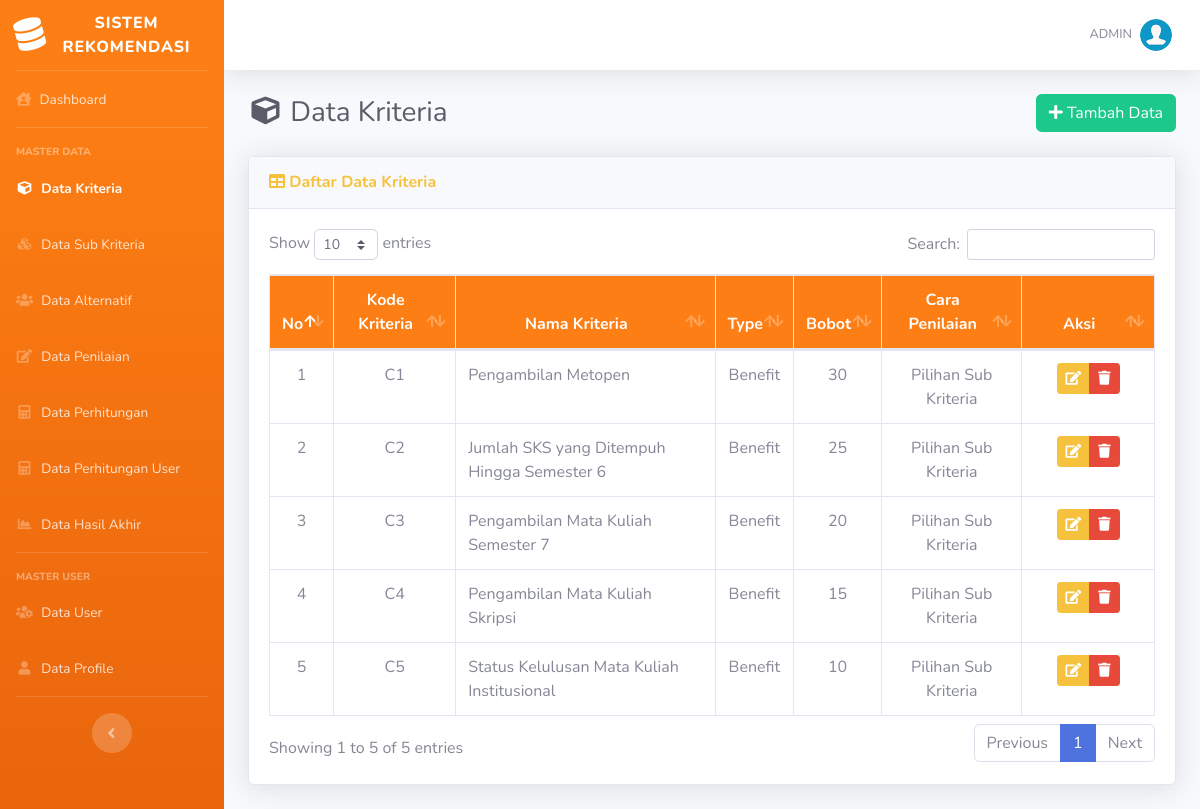
The app's page /list-kriteria.php (signed in) with its own data.
### tables this page shows
CREATE TABLE `kriteria` (
  `id_kriteria` int(11) NOT NULL,
  `kode_kriteria` varchar(10) NOT NULL,
  `nama` varchar(200) NOT NULL,
  `type` enum('Benefit','Cost') NOT NULL,
  `bobot` float NOT NULL,
  `ada_pilihan` tinyint(1) DEFAULT NULL
);

### list-kriteria.php (the view, shortened to what this page needs)
<?php
require_once('includes/init.php');
require_once('template/header.php');
?>
<div class="d-sm-flex align-items-center justify-content-between mb-4">
    <h1 class="h3 mb-0 text-gray-800"><i class="fas fa-fw fa-cube"></i> Data Kriteria</h1>
    <a href="tambah-kriteria.php" class="btn btn-success"> <i class="fa fa-plus"></i> Tambah Data </a>
</div>
<div class="card shadow mb-4">
    <div class="card-header py-3">
        <h6 class="m-0 font-weight-bold text-warning"><i class="fa fa-table"></i> Daftar Data Kriteria</h6>
    </div>
    <div class="card-body">
		<div class="table-responsive">
			<table class="table table-bordered" id="dataTable" width="100%" cellspacing="0">
				<thead class="bg-orange text-white">
					<tr align="center">
						<th>No</th>
						<th>Kode Kriteria</th>
						<th>Nama Kriteria</th>
						<th>Type</th>
						<th>Bobot</th>
						<th>Cara Penilaian</th>
						<th width="15%">Aksi</th>
					</tr>
				</thead>
				<tbody>
				<?php
				$no = 1;
				$query = mysqli_query($koneksi,"SELECT * FROM kriteria ORDER BY kode_kriteria ASC");
				while($data = mysqli_fetch_array($query)):
				?>
					<tr align="center">
						<td><?php echo $no; ?></td>
						<td><?php echo $data['kode_kriteria']; ?></td>
						<td align="left"><?php echo $data['nama']; ?></td>
						<td><?php echo $data['type']; ?></td>
						<td><?php echo $data['bobot']; ?></td>
						<td><?php echo ($data['ada_pilihan']) ? 'Pilihan Sub Kriteria': 'Input Langsung'; ?></td>
						<td>
							<div class="btn-group" role="group">
								<a data-toggle="tooltip" data-placement="bottom" title="Edit Data" href="edit-kriteria.php?id=<?php echo $data['id_kriteria']; ?>" class="btn btn-warning btn-sm"><i class="fa fa-edit"></i></a>
								<a  data-toggle="tooltip" data-placement="bottom" title="Hapus Data" href="hapus-kriteria.php?id=<?php echo $data['id_kriteria']; ?>" onclick="return confirm ('Apakah anda yakin untuk meghapus data ini')" class="btn btn-danger btn-sm"><i class="fa fa-trash"></i></a>
							</div>
						</td>
					</tr>
					<?php
					$no++;
					endwhile; ?>
				</tbody>
			</table>
		</div>
	</div>
</div>
<?php
require_once('template/footer.php');
?>

### assets/css/style.css (style rules this page uses)
.bg-orange { background-color: #fd7e14 !important; }

### records on screen
kriteria: kode_kriteria "C1", nama "Pengambilan Metopen", type "Benefit", bobot "30", ada_pilihan "Pilihan Sub Kriteria"
kriteria: kode_kriteria "C2", nama "Jumlah SKS yang Ditempuh Hingga Semester 6", type "Benefit", bobot "25", ada_pilihan "Pilihan Sub Kriteria"
kriteria: kode_kriteria "C3", nama "Pengambilan Mata Kuliah Semester 7", type "Benefit", bobot "20", ada_pilihan "Pilihan Sub Kriteria"
kriteria: kode_kriteria "C4", nama "Pengambilan Mata Kuliah Skripsi", type "Benefit", bobot "15", ada_pilihan "Pilihan Sub Kriteria"
kriteria: kode_kriteria "C5", nama "Status Kelulusan Mata Kuliah Institusional", type "Benefit", bobot "10", ada_pilihan "Pilihan Sub Kriteria"

### other values on screen
$_SESSION['username'] "ADMIN"
